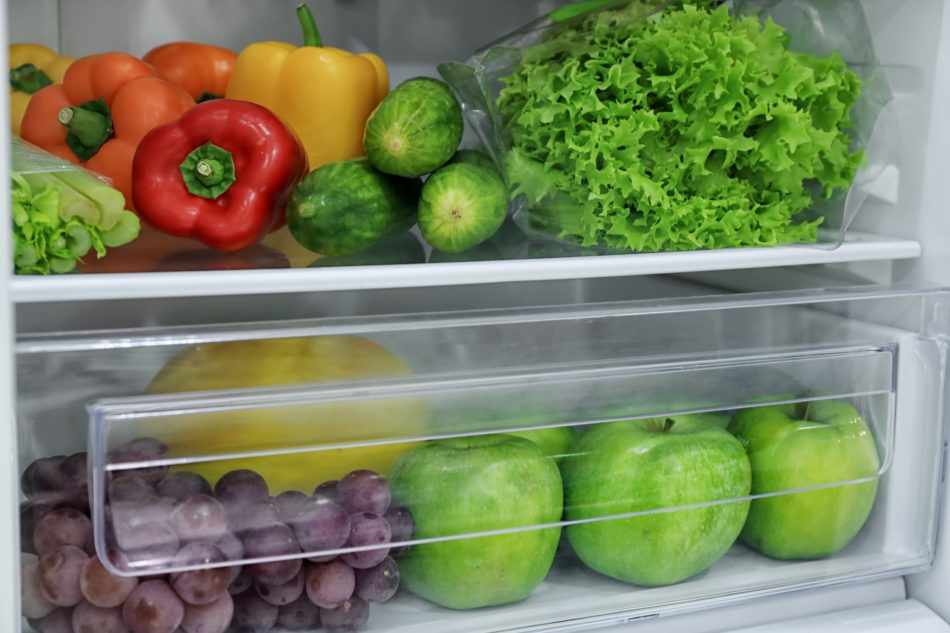
#> input picture input.png, 950 x 633 px, found by its file name
$ python stackOverflow.py
#> lines starting #> are read from the running program, lines starting #| are printed output that depends on the picture; after the words box and inside, x2 and y2 are one past the last pixel; in counts of white or black regions, pixels touching at a corner belong together
# THIS IS FOR EXPERIMENTAL PURPOSES AND IS THUS VERY CLUTTERED CHECK sample.py
import cv2
import numpy as np
from matplotlib import pyplot as plt

row, col = 1, 3
fig, axs = plt.subplots(row, col, figsize=(15, 10))
fig.tight_layout()

# Load image, grayscale, Otsu's threshold
image = cv2.imread("input.png")
#> image is the input picture: shape (633, 950, 3); mean B, G, R 97.5, 131.6, 122.7
original = image.copy()
gray = cv2.cvtColor(image, cv2.COLOR_BGR2GRAY)
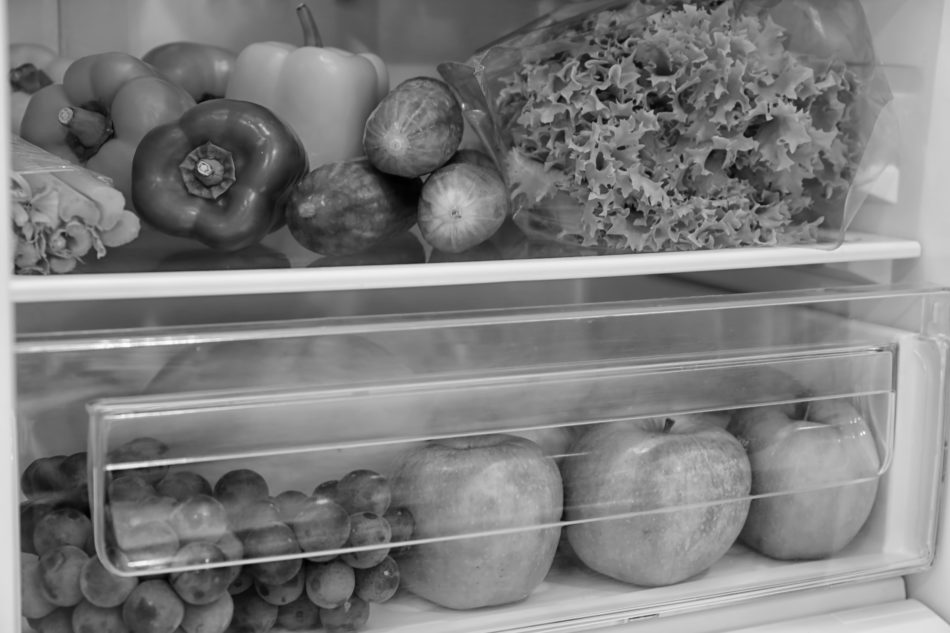
#> gray: shape (633, 950); min 0, max 253, mean 125.1
thresh = cv2.threshold(gray, 0, 255, cv2.THRESH_BINARY_INV + cv2.THRESH_OTSU)[1]
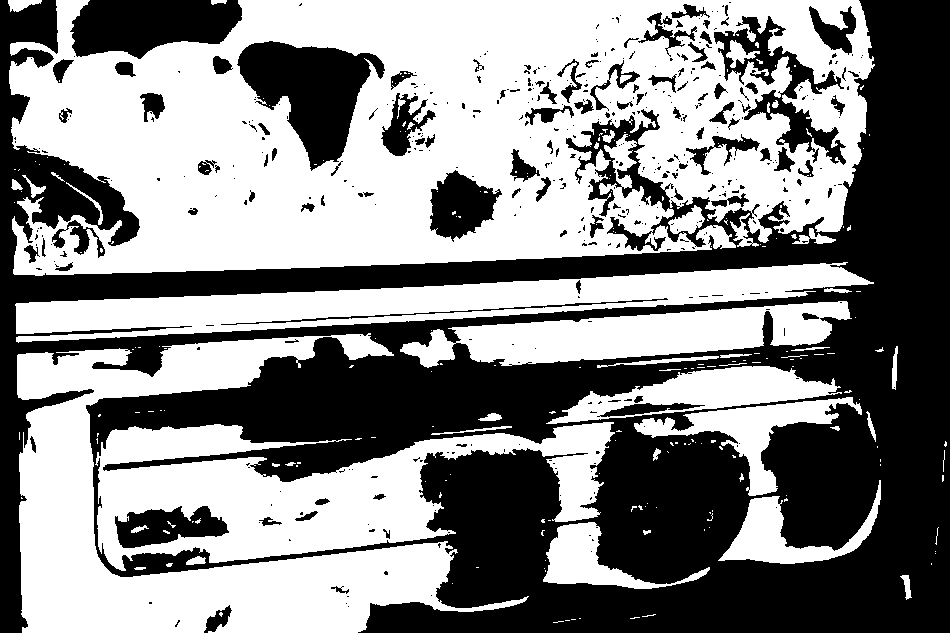
#> thresh: shape (633, 950); 53.5% white; 441 black regions (333 under 20 px)

axs[0].imshow(cv2.cvtColor(thresh, cv2.COLOR_BGR2RGB))

# Find contours, obtain bounding box, extract and save ROI
ROI_number = 0
cnts = cv2.findContours(thresh, cv2.RETR_EXTERNAL, cv2.CHAIN_APPROX_SIMPLE)
#> cnts = 177 contours, 148 with area under 20; largest, box (x1, y1, x2, y2) and area: (9, 0, 875, 276) 194160, (17, 333, 529, 633) 50552, (95, 422, 615, 571) 38922, (15, 262, 874, 343) 27047, (400, 301, 852, 368) 15356
cnts = cnts[0] if len(cnts) == 2 else cnts[1]
for c in cnts:
    x, y, w, h = cv2.boundingRect(c)
    cv2.rectangle(image, (x, y), (x + w, y + h), (36, 255, 12), 2)
    ROI = original[y : y + h, x : x + w]
    # cv2.imwrite("ROI_{}.png".format(ROI_number), ROI)
    ROI_number += 1
#> this loop made 177 passes
#> (x, y, w, h) on passes 1, 5, 6: (553, 621, 11, 2), (630, 617, 10, 2), (642, 614, 14, 3)
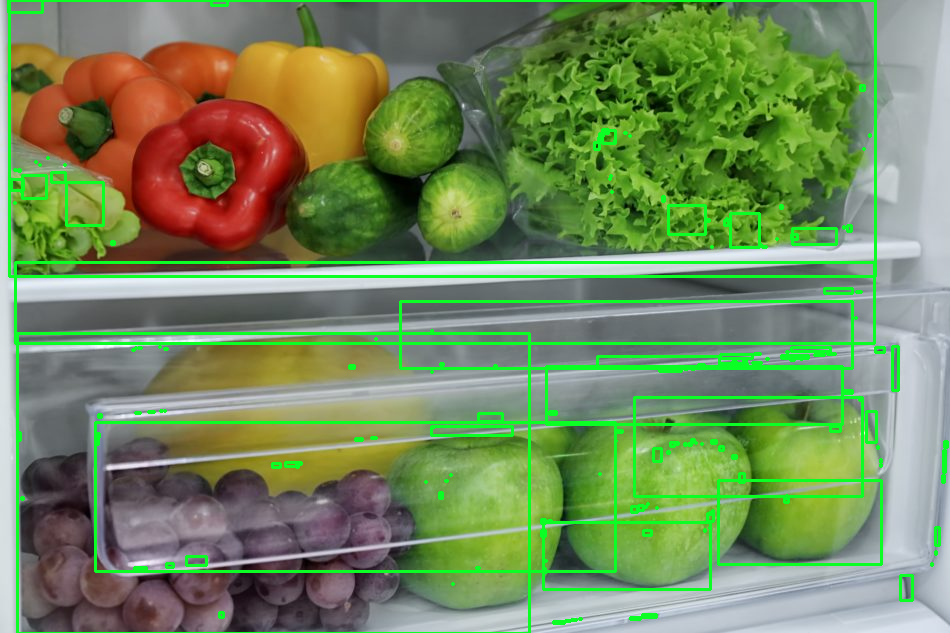
#> image: shape (633, 950, 3); 6.38% of pixels changed, all inside (x1, y1, x2, y2) = (7, 0, 949, 633)
#> after the loop, ROI_number = 177

cv2.imshow("image", image)
cv2.waitKey()
# https://stackoverflow.com/questions/21104664/extract-all-bounding-boxes-using-opencv-python
